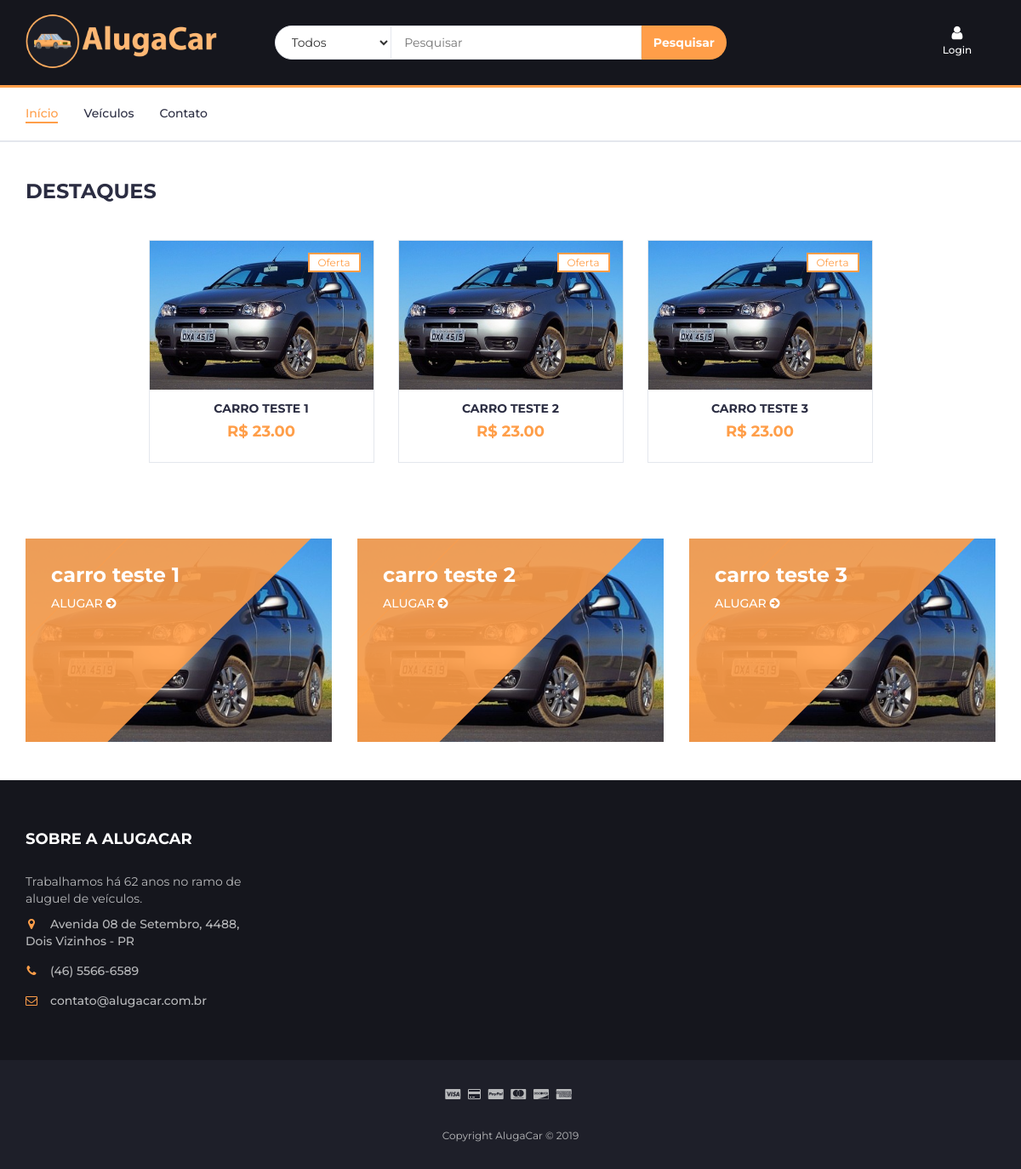
The page / on the database its author committed.
### AlugaCarSite/models.py (models this page shows, shortened)
class Cliente(models.Model):
    nome = models.CharField(max_length=50)
    email = models.CharField(max_length=50)
    senha = models.CharField(max_length=50)

class Carro(models.Model):
    descricao = models.CharField(max_length=50)
    disponivel = models.BooleanField(default=True)
    valorDia = models.DecimalField(max_digits=10, decimal_places=2)
    marca = models.CharField(max_length=25)
    modelo = models.CharField(max_length=25)
    caminhoFoto = models.FileField()

### AlugaCarSite/views.py (the view)
# urls.py: 2. Add a URL to urlpatterns:  path('', views.home, name='home')
def home(request):
    id = request.session.get('login', None)
    if not id:
        user = Cliente("-1","Login","-1")
    else:
        user = Cliente.objects.get(id=id)
    carros = Carro.objects.all()
    return render(request, "index.html",{'cliente':user,'carros':carros})

### AlugaCarSite/templates/index.html (shortened to what this page needs)
{% load staticfiles %}
<!DOCTYPE html>
<html lang="pt">
<head>
	<link type="text/css" rel="stylesheet" href="{% static 'css/bootstrap.min.css' %}" />
	<link type="text/css" rel="stylesheet" href="{% static 'css/slick.css' %}" />
	<link type="text/css" rel="stylesheet" href="{% static 'css/slick-theme.css' %}" />
	<link type="text/css" rel="stylesheet" href="{% static 'css/nouislider.min.css' %}" />
	<link rel="stylesheet" href="{% static 'css/font-awesome.min.css' %}">
	<link type="text/css" rel="stylesheet" href="{% static 'css/style.css' %}" />
</head>
<body>
	<header>
		<div id="header">
			<div class="container">
				<div class="row">
					<div class="col-md-3">
						<div class="header-logo">
							<a href="/" class="logo">
								<img src="{% static '/img/banner.png' %}" alt="" width='225'>
							</a>
						</div>
					</div>
					<div class="col-md-6">
						<div class="header-search">
							<form>
								<select class="input-select">
									<option value="0">Todos</option>
								</select>
								<input class="input" placeholder="Pesquisar">
								<button class="search-btn">Pesquisar</button>
							</form>
						</div>
					</div>
					<div class="col-md-3 clearfix">
						<div class="header-ctn">
							<div class="dropdown">
								{% if cliente.nome == "Login" %}
								<a href="{% url 'login_user' %}" class="dropdown-toggle" data-toggle="dropdown"
									aria-expanded="true">
									<i class="fa fa-user"></i>
									<span>{{cliente.nome}}</span>
								</a>
								{% endif %}
							</div>
						</div>
					</div>
				</div>
			</div>
		</div>
	</header>
	<nav id="navigation">
		<div class="container">
			<div id="responsive-nav">
				<ul class="main-nav nav navbar-nav">
					<li class="active"><a href="/">Início</a></li>
					<li><a href="#veiculos">Veículos</a></li>
					<li><a href="#contato">Contato</a></li>
				</ul>
			</div>
		</div>
	</nav>
	<div class="section">
		<div class="container">
			<div class="row">
				<div class="col-md-12">
					<div class="section-title">
						<h3 class="title">Destaques</h3>
					</div>
				</div>
				<div class="col-md-12">
					<div class="row">
						<div class="products-tabs">
							<div id="tab1" class="tab-pane active">
								<div class="products-slick" data-nav="#slick-nav-1">
									{% for car in carros %}
									{% if car.disponivel %}
									<div class="product">
										<div class="product-img">
											<img src="{% static '/img/palio.jpeg' %}" alt="">
											<div class="product-label">
												<span class="sale">Oferta</span>
											</div>
										</div>
										<div class="product-body">
											<h3 class="product-name"><a href="#">{{car.descricao}}</a></h3>
											<h4 class="product-price">R$ {{car.valorDia}}</h4>
										</div>
										<div class="add-to-cart">
											<button class="add-to-cart-btn"> Alugar</button>
										</div>
									</div>
									{% endif %}
									{% endfor %}
								</div>
							</div>
						</div>
					</div>
				</div>
			</div>
		</div>
	</div>
	<div class="section" id="veiculos">
		<div class="container">
			<div class="row">
				{% for car in carros %}
				{% if car.disponivel %}
				<div class="col-md-4 col-xs-6">
					<div class="shop">
						<div class="shop-img">
							<img src="{% static '/img/palio.jpeg' %}" alt="">
						</div>
						<div class="shop-body">
							<h3>{{car.descricao}}</h3>
							<a href="#" class="cta-btn">Alugar <i class="fa fa-arrow-circle-right"></i></a>
						</div>
					</div>
				</div>
				{% endif %}
				{% endfor %}
			</div>
		</div>
	</div>
	<footer id="footer">
		<div class="section" id="contato">
			<div class="container">
				<div class="row">
					<div class="col-md-3 col-xs-6">
						<div class="footer">
							<h3 class="footer-title">Sobre a AlugaCar</h3>
							<p>Trabalhamos há 62 anos no ramo de aluguel de veículos.</p>
							<ul class="footer-links">
								<li><a href="https://www.google.com/maps/search/?api=1&query=UTFPR+Dois+Vizinhos"><i class="fa fa-map-marker"></i>Avenida 08 de Setembro, 4488, Dois Vizinhos - PR</a></li>
								<li><a href="tel:4655666589"><i class="fa fa-phone"></i>(46) 5566-6589</a></li>
								<li><a href="mailto:contato@alugacar.com.br"><i class="fa fa-envelope-o"></i>contato@alugacar.com.br</a></li>
							</ul>
						</div>
					</div>
				</div>
			</div>
		</div>
		<div id="bottom-footer" class="section">
			<div class="container">
				<div class="row">
					<div class="col-md-12 text-center">
						<ul class="footer-payments">
							<li><i class="fa fa-cc-visa"></i></li>
							<li><i class="fa fa-credit-card"></i></li>
							<li><i class="fa fa-cc-paypal"></i></li>
							<li><i class="fa fa-cc-mastercard"></i></li>
							<li><i class="fa fa-cc-discover"></i></li>
							<li><i class="fa fa-cc-amex"></i></li>
						</ul>
						<span class="copyright">
							Copyright AlugaCar &copy;
						</span>
					</div>
				</div>
			</div>
		</div>
	</footer>
</body>
</html>

### rows shown on the page
Carro: disponivel True (drawn), descricao "CARRO TESTE 1", valorDia "23.00", descricao "carro teste 1"
Carro: disponivel True (drawn), descricao "CARRO TESTE 2", valorDia "23.00", descricao "carro teste 2"
Carro: disponivel True (drawn), descricao "CARRO TESTE 3", valorDia "23.00", descricao "carro teste 3"
